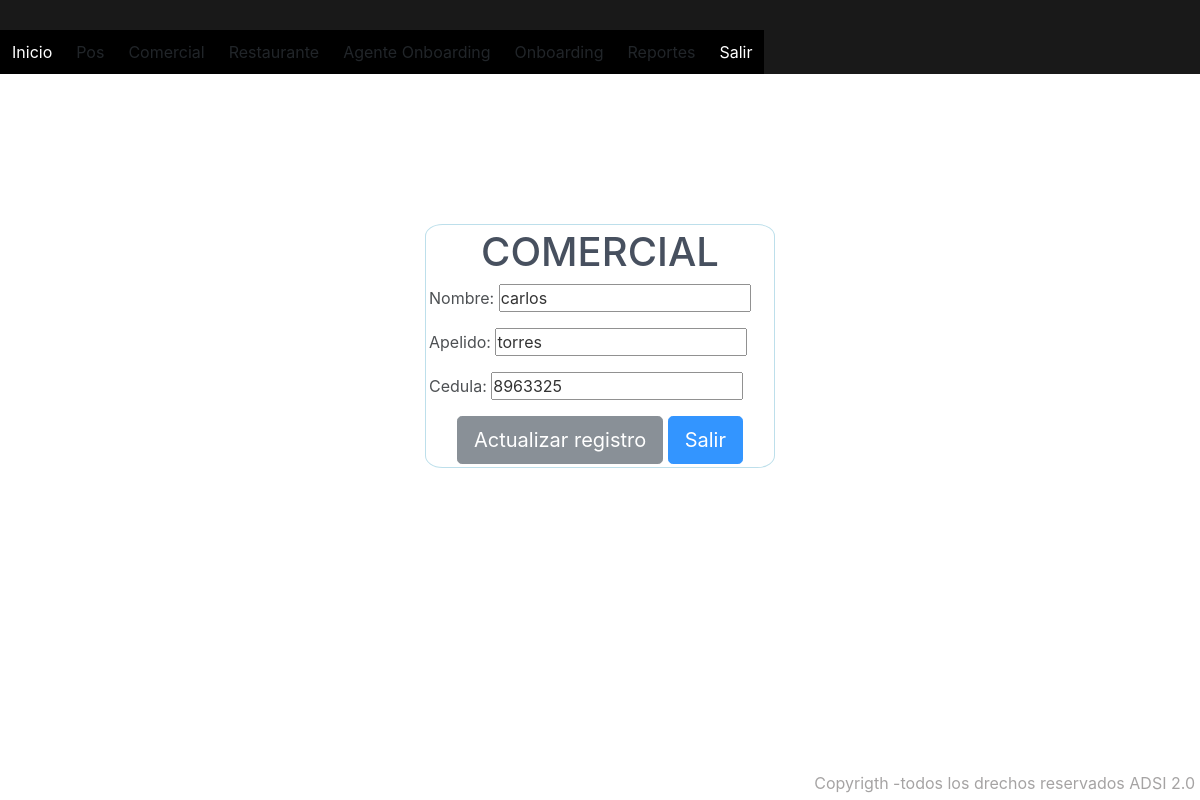
/Presentacion/html/fmrActualizarComercial.php?Id=1, run on the app's committed database.
### tables this page shows
CREATE TABLE `comercial` (
  `IdComercial` int(11) NOT NULL,
  `ComNombre` varchar(50) NOT NULL,
  `ComApellido` varchar(20) NOT NULL,
  `ComCedula` int(11) NOT NULL
);

### Presentacion/html/fmrActualizarComercial.php (the view, shortened to what this page needs)
<?php
$objConexion = Conectarse() ;
$sql ="SELECT * FROM comercial where IdComercial= '$_REQUEST[Id]'";
$resultado = $objConexion->query($sql);
$fila = $resultado->fetch_assoc();
?>
<!DOCTYPE html>
<html lang="es">
    <head>
               <link rel="stylesheet" href="https://cdn.jsdelivr.net/npm/bootstrap@4.5.3/dist/css/bootstrap.min.css">
    </head>
    <body>
  <header>
            <div id="header">
                <nav>
                    <ul class="nav">
                        <li><a href="./inicio.php">Inicio</a></li>
                        <li><a >Pos</a>
                        </li>
                        <li><a >Comercial</a>
                        </li>
                        <li><a >Restaurante</a>
                        </li>
                        <li><a >Agente Onboarding</a>
                        </li>
                         <li><a >Onboarding</a>
                         </li>
                        <li><a >Reportes</a>
                        </li>
                        <li><a href="../../index.php">Salir</a></li>
                    </ul>
                </nav>
            </div>
  </header>
 <br>
 <form id='fmrComercial' class="formulario" action="../../Logica/modificarComercial.php" method="POST">
        <h1>COMERCIAL </h1>
         <div class="contenedor">
             <p>Nombre: <input type="text" required placeholder=" Nombre comercial" name="nombreComercial" value="<?php echo $fila['ComNombre']; ?>"  ></p>
             <p> Apelido: <input type="text" required placeholder="Apellido comercial" name="apellidoComercial" value="<?php echo $fila['ComApellido'];?>"></p>
             <p>Cedula: <input type="number" required placeholder="CedulaComercial" name="cedulaComercial" value="<?php echo $fila['ComCedula']; ?>" ></p>
             </div>
             <center>
             <input type="submit" value="Actualizar registro" class="btn btn-secondary btn-lg" onclick="return confirmar()">
             <a href="inicio.php" class="btn btn-primary btn-lg" tabindex="-1" role="button" aria-disabled="true">Salir</a>
            </center>
        </form>
        <footer> Copyrigth -todos los drechos reservados ADSI 2.0 </footer>
    </body>
</html>

### Presentacion/css/Estilos.css (style rules this page uses)
body { font-family: arial,hevetica; background-image: url(../Imagenes/img1.jpg) ; background-size: cover; background-attachment: fixed; background-repeat: no-repeat; width: auto; }
* { padding: 0; margin: 0; }
p { margin-bottom: 20px; }
header { background: rgba(0,0,0,0.9); width: 100%; position: fixed; z-index: 100; }
ul, ol { list-style:none; }
.nav { width:100%; margin:30px auto; }
.nav > li { float:left; }
.nav li a { background-color:#000; color:#fff; text-decoration:none; padding:10px 12px; display:block; }
.formulario { border: 1px solid lightblue; position: relative; margin: 1em auto; width: 350px; background: rgb(145, 135, 135); margin-top: 150px; }
.contenedor { width: 100%; padding: 0px; }
.formulario { background: #fff; margin-top: 200px; padding: 3px; border-radius: 5%; opacity:0.8; }
h1 { text-align: center; color: #1a2537; font-size: 40px; }
footer { position:fixed; bottom:5px; right:5px; opacity:0.5; z-index:99; color:rgb(77, 73, 73); }
input[type=number] { -moz-appearance:textfield; }

### data on the page
comercial: nombreComercial "carlos", apellidoComercial "torres", cedulaComercial "8963325"
